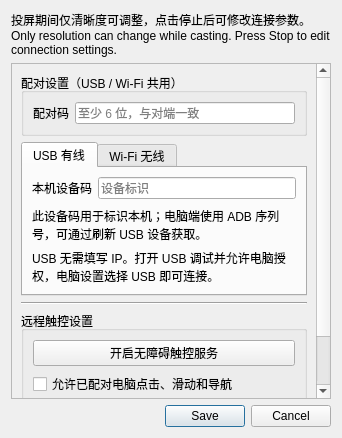
<?xml version='1.0' encoding='utf-8'?>
<ui version="4.0">
 <class>SettingsDialog</class>
 <widget class="QDialog" name="SettingsDialog">
  <property name="windowTitle">
   <string>连接设置</string>
  </property>
  <layout class="QVBoxLayout" name="dialogLayout">
   <item>
    <widget class="QLabel" name="sessionSettingsHint">
     <property name="text">
      <string>投屏期间仅清晰度可调整，点击停止后可修改连接参数。
Only resolution can change while casting. Press Stop to edit connection settings.</string>
     </property>
     <property name="wordWrap">
      <bool>true</bool>
     </property>
    </widget>
   </item>
   <item>
    <widget class="QScrollArea" name="settingsScroll">
     <property name="widgetResizable">
      <bool>true</bool>
     </property>
     <property name="horizontalScrollBarPolicy">
      <enum>Qt::ScrollBarAlwaysOff</enum>
     </property>
     <widget class="QWidget" name="settingsContents">
      <layout class="QVBoxLayout" name="settingsLayout">
       <item>
        <widget class="QGroupBox" name="pairingGroup">
         <property name="title">
          <string>配对设置（USB / Wi-Fi 共用）</string>
         </property>
         <layout class="QVBoxLayout" name="pairingGroupLayout">
          <item>
           <layout class="QFormLayout" name="pairingForm">
            <item row="0" column="0">
             <widget class="QLabel" name="tokenLabel">
              <property name="text">
               <string>配对码</string>
              </property>
              <property name="wordWrap">
               <bool>true</bool>
              </property>
             </widget>
            </item>
            <item row="0" column="1">
             <widget class="QLineEdit" name="token">
              <property name="placeholderText">
               <string>至少 6 位，与对端一致</string>
              </property>
             </widget>
            </item>
           </layout>
          </item>
         </layout>
        </widget>
       </item>
       <item>
        <widget class="QTabWidget" name="connectionTabs">
         <widget class="QWidget" name="usbPage">
          <attribute name="title">
           <string>USB 有线</string>
          </attribute>
          <layout class="QVBoxLayout" name="usbPageLayout">
           <item>
            <layout class="QFormLayout" name="usbPageForm">
             <item row="0" column="0">
              <widget class="QLabel" name="serialLabel">
               <property name="text">
                <string>本机设备码</string>
               </property>
               <property name="wordWrap">
                <bool>true</bool>
               </property>
              </widget>
             </item>
             <item row="0" column="1">
              <widget class="QLineEdit" name="serial">
               <property name="placeholderText">
                <string>设备标识</string>
               </property>
               <property name="readOnly">
                <bool>true</bool>
               </property>
              </widget>
             </item>
            </layout>
           </item>
           <item>
            <widget class="QLabel" name="deviceHint">
             <property name="text">
              <string>此设备码用于标识本机；电脑端使用 ADB 序列号，可通过刷新 USB 设备获取。</string>
             </property>
             <property name="wordWrap">
              <bool>true</bool>
             </property>
            </widget>
           </item>
           <item>
            <widget class="QLabel" name="usbHint">
             <property name="text">
              <string>USB 无需填写 IP。打开 USB 调试并允许电脑授权，电脑设置选择 USB 即可连接。</string>
             </property>
             <property name="wordWrap">
              <bool>true</bool>
             </property>
            </widget>
           </item>
          </layout>
         </widget>
         <widget class="QWidget" name="wifiPage">
          <attribute name="title">
           <string>Wi-Fi 无线</string>
          </attribute>
          <layout class="QVBoxLayout" name="wifiPageLayout">
           <item>
            <layout class="QFormLayout" name="wifiPageForm">
             <item row="0" column="0">
              <widget class="QLabel" name="hostLabel">
               <property name="text">
                <string>IP 地址（监听）</string>
               </property>
               <property name="wordWrap">
                <bool>true</bool>
               </property>
              </widget>
             </item>
             <item row="0" column="1">
              <widget class="QLineEdit" name="host">
               <property name="placeholderText">
                <string>0.0.0.0 = 所有本机地址</string>
               </property>
              </widget>
             </item>
            </layout>
           </item>
           <item>
            <widget class="QLabel" name="addresses">
             <property name="text">
              <string>本机局域网 IP</string>
             </property>
             <property name="wordWrap">
              <bool>true</bool>
             </property>
            </widget>
           </item>
           <item>
            <widget class="QLabel" name="wifiHint">
             <property name="text">
              <string>电脑填写本机局域网 IP。默认监听 0.0.0.0，同一服务接受 USB 与 Wi-Fi 连接。</string>
             </property>
             <property name="wordWrap">
              <bool>true</bool>
             </property>
            </widget>
           </item>
          </layout>
         </widget>
        </widget>
       </item>
       <item>
        <widget class="QFrame" name="settingsSeparator">
         <property name="frameShape">
          <enum>QFrame::HLine</enum>
         </property>
         <property name="frameShadow">
          <enum>QFrame::Sunken</enum>
         </property>
        </widget>
       </item>
       <item>
        <widget class="QGroupBox" name="controlGroup">
         <property name="title">
          <string>远程触控设置</string>
         </property>
         <layout class="QVBoxLayout" name="controlGroupLayout">
          <item>
           <widget class="QPushButton" name="accessibility">
            <property name="text">
             <string>开启无障碍触控服务</string>
            </property>
           </widget>
          </item>
          <item>
           <widget class="QCheckBox" name="allowControl">
            <property name="text">
             <string>允许已配对电脑点击、滑动和导航</string>
            </property>
           </widget>
          </item>
         </layout>
        </widget>
       </item>
       <item>
        <widget class="QLabel" name="connectionHint">
         <property name="text">
          <string>先配置连接参数并保存，再按开始。投屏开始后点击停止才能改变投屏方式。</string>
         </property>
         <property name="wordWrap">
          <bool>true</bool>
         </property>
        </widget>
       </item>
      </layout>
     </widget>
    </widget>
   </item>
   <item>
    <widget class="QDialogButtonBox" name="buttonBox">
     <property name="standardButtons">
      <set>QDialogButtonBox::Cancel|QDialogButtonBox::Save</set>
     </property>
    </widget>
   </item>
  </layout>
 </widget>
 <resources />
 <connections>
  <connection>
   <sender>buttonBox</sender>
   <signal>accepted()</signal>
   <receiver>SettingsDialog</receiver>
   <slot>accept()</slot>
  </connection>
  <connection>
   <sender>buttonBox</sender>
   <signal>rejected()</signal>
   <receiver>SettingsDialog</receiver>
   <slot>reject()</slot>
  </connection>
 </connections>
</ui>
